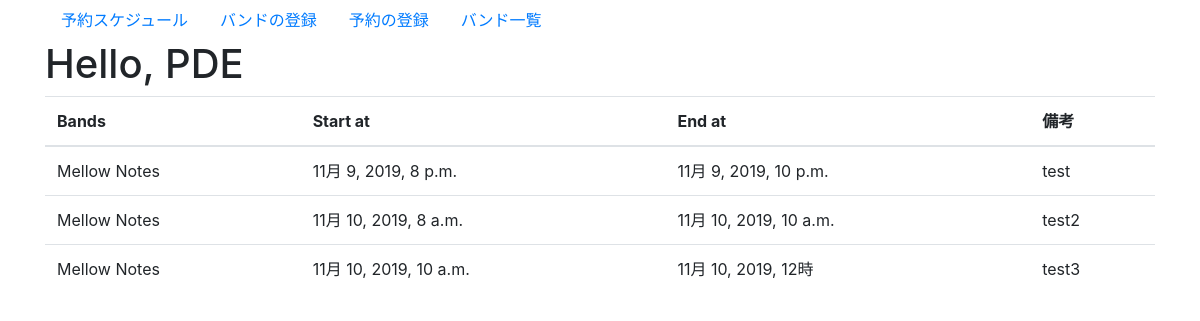
The page /equipment_management/ on the database as committed earlier.
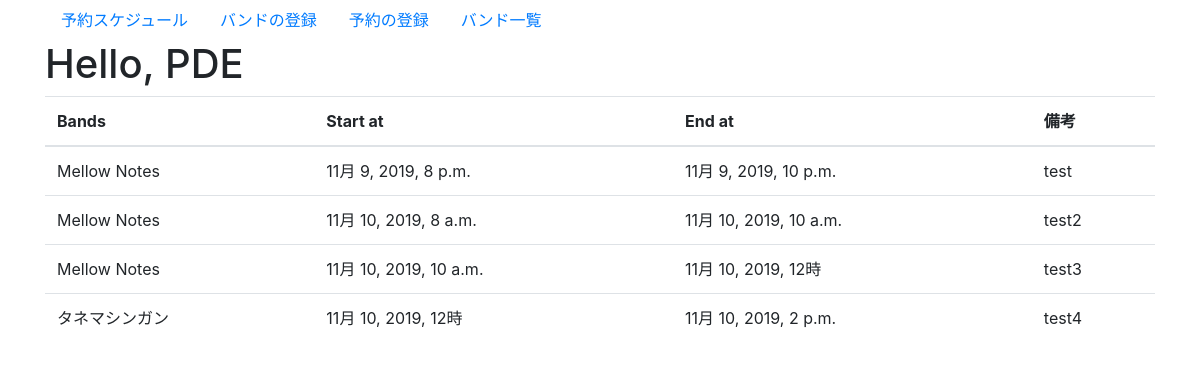
The same page on the database as committed later.
### equipment_management/models.py (models this page shows, shortened)
class Schedule(models.Model):
  band_id = models.ForeignKey(Band, on_delete=models.CASCADE)
  pa_name = models.CharField(max_length=255, verbose_name='PA担当者名')
  start_at = models.DateTimeField(default=timezone.now)
  end_at = models.DateTimeField(default=timezone.now)
  text = models.TextField(blank=True)
  created_at = models.DateTimeField(auto_now_add=True)
  updated_at = models.DateTimeField(auto_now=True)

class Band(models.Model):
  band_name = models.CharField(max_length=255, verbose_name='バンド名')
  responsible_person_name = models.CharField(max_length=255, verbose_name='責任者名')
  created_at = models.DateTimeField(auto_now_add=True)
  updated_at = models.DateTimeField(auto_now=True)
  def __str__(self):
      return self.band_name

### equipment_management/views.py (the view)
# urls.py: path('', views.index, name='index'),
def index(request):
  context ={
      'bands' : Band.objects.all(),
      'schedules' : Schedule.objects.all(),
  }
  return render(request, 'equipment_management/index.html', context)

### equipment_management/templates/equipment_management/index.html
{% extends 'equipment_management/base.html' %}
{% block content %}
<h1>Hello, PDE</h1>
<table class="table">
  <thead>
    <tr>
      <th>Bands</th>
      <th>Start at</th>
      <th>End at</th>
      <th>備考</th>
    </tr>
  </thead>
  <tbody>
    {% for schedule in schedules %}
    <tr>
      <td>{{ schedule.band_id }}</td>
      <td>{{ schedule.start_at }}</td>
      <td>{{ schedule.end_at }}</a></td>
      <td>{{ schedule.text }}</td>
    </tr>
  {% endfor %}
  </tbody>
</table>
{% endblock %}

Rows that differ between the two databases and show on the page:
added Schedule: band_id "タネマシンガン", start_at "11月 10, 2019, 12時", end_at "11月 10, 2019, 2 p.m.", text "test4"
